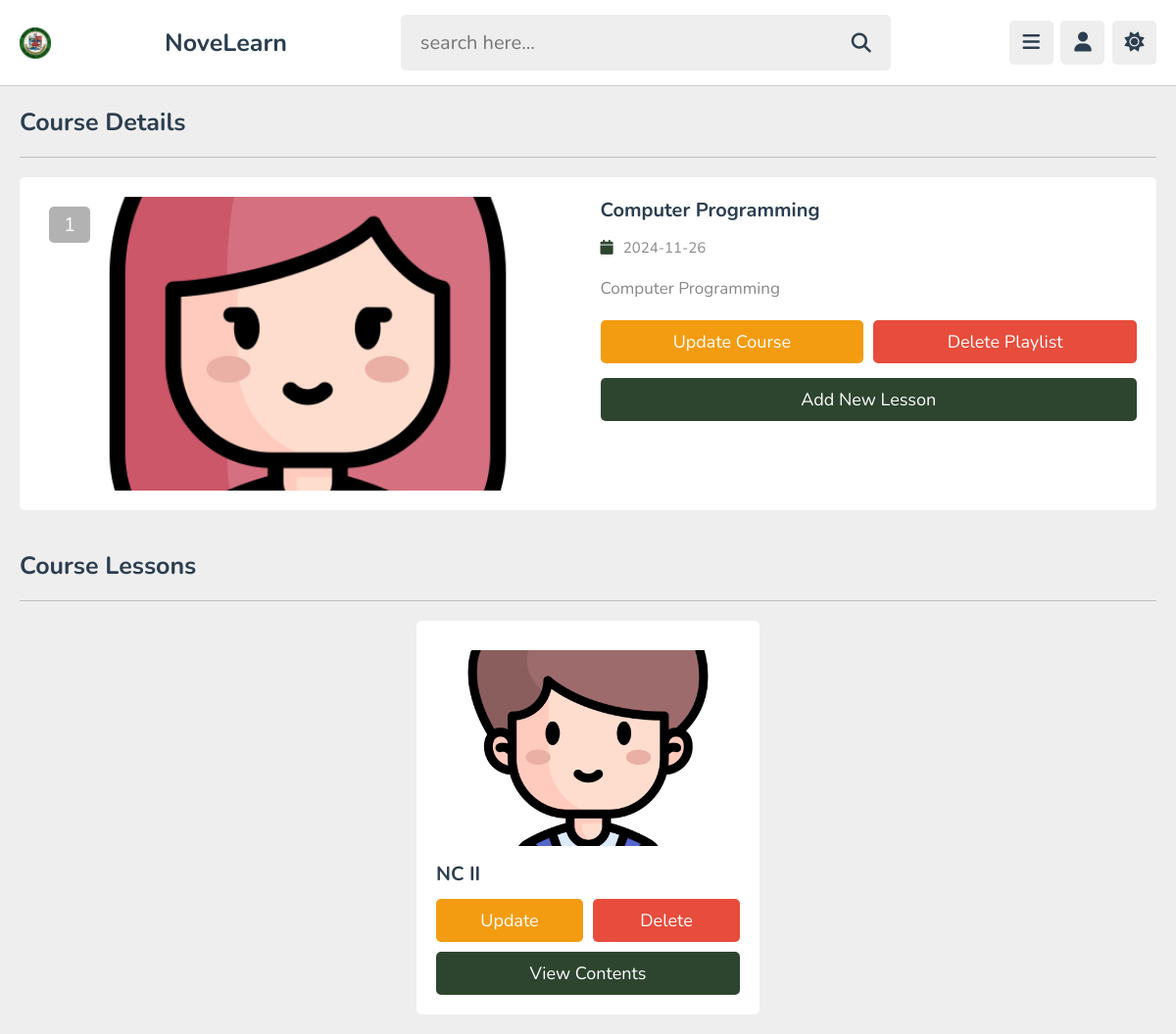
Page /teacher/view_playlist.php?get_id=BeqyEx4N9xwvfGUXUoer (signed in) on the committed database.
### tables this page shows
CREATE TABLE `playlist` (
  `id` varchar(20) NOT NULL,
  `course_id` varchar(20) NOT NULL,
  `tutor_id` varchar(20) NOT NULL,
  `title` varchar(100) NOT NULL,
  `description` varchar(1000) NOT NULL,
  `thumb` varchar(100) NOT NULL,
  `date` date NOT NULL DEFAULT current_timestamp(),
  `status` varchar(20) NOT NULL DEFAULT 'deactive'
);

CREATE TABLE `content` (
  `id` varchar(20) NOT NULL,
  `tutor_id` varchar(20) NOT NULL,
  `playlist_id` varchar(20) NOT NULL,
  `lesson_id` varchar(20) NOT NULL,
  `lesson_number` int(10) NOT NULL,
  `title` varchar(100) NOT NULL,
  `description` varchar(1000) NOT NULL,
  `thumb` varchar(100) NOT NULL,
  `pdf` varchar(100) NOT NULL,
  `activity` varchar(100) NOT NULL,
  `date` date NOT NULL DEFAULT current_timestamp()
);

### teacher/view_playlist.php (the view, shortened to what this page needs)
<?php
include '../components/connect.php';
if(isset($_COOKIE['tutor_id'])){
   $tutor_id = $_COOKIE['tutor_id'];
}else{
   $tutor_id = '';
   header('location:login.php');
}
if(isset($_GET['get_id'])){
   $get_id = $_GET['get_id'];
}else{
   $get_id = '';
   header('location:playlist.php');
}
$playlist_id = $get_id;
?>
<!DOCTYPE html>
<html lang="en">
<head>
   <link rel="stylesheet" href="https://cdnjs.cloudflare.com/ajax/libs/font-awesome/6.2.0/css/all.min.css">
   <link rel="stylesheet" href="../css/admin_style.css">
</head>
<body>
<?php include '../components/admin_header.php'; ?>
<section class="playlist-details">
   <h1 class="heading">Course Details</h1>
   <?php
      $select_playlist = $conn->prepare("SELECT * FROM `playlist` WHERE id = ? AND tutor_id = ?");
      $select_playlist->execute([$get_id, $tutor_id]);
      if($select_playlist->rowCount() > 0){
         while($fetch_playlist = $select_playlist->fetch(PDO::FETCH_ASSOC)){
            $playlist_id = $fetch_playlist['id'];
            $count_videos = $conn->prepare("SELECT * FROM `content` WHERE playlist_id = ?");
            $count_videos->execute([$playlist_id]);
            $total_videos = $count_videos->rowCount();
   ?>
   <div class="row">
      <div class="thumb">
         <span><?= $total_videos; ?></span>
         <img src="../uploaded_files/<?= $fetch_playlist['thumb']; ?>" alt="">
      </div>
      <div class="details">
         <h3 class="title"><?= $fetch_playlist['title']; ?></h3>
         <div class="date"><i class="fas fa-calendar"></i><span><?= $fetch_playlist['date']; ?></span></div>
         <div class="description"><?= $fetch_playlist['description']; ?></div>
         <form action="" method="post" class="flex-btn">
            <a href="update_playlist.php?get_id=<?= $playlist_id; ?>" class="option-btn">update course</a>
            <input type="submit" value="delete playlist" class="delete-btn" onclick="return confirm('delete this playlist?');" name="delete">
         </form>
         <a href="add_content.php?get_id=<?= $playlist_id; ?>" class="btn" style="margin-top: 1.5rem;">add new lesson</a>
      </div>
   </div>
   <?php
         }
      }else{
         echo '<p class="empty">no course found!</p>';
      }
   ?>
</section>
<section class="contents">
   <h1 class="heading">course lessons</h1>
   <div class="box-container">
   <?php
      $select_videos = $conn->prepare("SELECT * FROM `content` WHERE tutor_id = ? AND playlist_id = ?");
      $select_videos->execute([$tutor_id, $playlist_id]);
      if($select_videos->rowCount() > 0){
         while($fecth_videos = $select_videos->fetch(PDO::FETCH_ASSOC)){
            $video_id = $fecth_videos['id'];
   ?>
      <div class="box">
         <img src="../uploaded_files/<?= $fecth_videos['thumb']; ?>" class="thumb" alt="">
         <h3 class="title"><?= $fecth_videos['title']; ?></h3>
         <form action="" method="post" class="flex-btn">
            <a href="update_content.php?get_id=<?= $video_id; ?>" class="option-btn">update</a>
            <input type="submit" value="delete" class="delete-btn" onclick="return confirm('delete this video?');" name="delete_video">
         </form>
         <a href="view_content.php?get_id=<?= $video_id; ?>" class="btn">view contents</a>
      </div>
   <?php
         }
      }else{
         echo '<p class="empty">no videos added yet!</p>';
      }
   ?>
   </div>
</section>
</body>
</html>

### css/admin_style.css (style rules this page uses)
:root { --main-color:#2D452F; --red:#e74c3c; --oragen:#f39c12; --white:#fff; --black:#2c3e50; --light-color:#888; --light-bg:#eee; --border:.1rem solid rgba(0,0,0,.2); }
* { font-family: 'Nunito', sans-serif; margin: 0; padding: 0; box-sizing: border-box; outline: none; border: none; text-decoration: none; }
html { font-size: 62.5%; overflow-x: hidden; }
body { background-color: var(--light-bg); padding-left: 30rem; }
section { padding:2rem; max-width: 1200px; margin: 0 auto; }
.btn, .option-btn, .delete-btn, .inline-btn, .inline-option-btn, .inline-delete-btn { border-radius: .5rem; padding: 1rem 3rem; font-size: 1.8rem; color: #fff; margin-top: 1rem; text-transform: capitalize; cursor: pointer; text-align: center; }
.btn, .option-btn, .delete-btn { display: block; width: 100%; }
.btn, .inline-btn { background-color: var(--main-color); }
.option-btn, .inline-option-btn { background-color: var(--oragen); }
.delete-btn, .inline-delete-btn { background-color: var(--red); }
.flex-btn { display:flex; gap: 1rem; }
.heading { padding-bottom: 1.8rem; border-bottom: var(--border); font-size: 2.5rem; color: var(--black); text-transform: capitalize; margin-bottom: 2rem; }
.title { font-size: 30px; }
.playlist-details .row { display: flex; gap: 2.5rem; flex-wrap: wrap; align-items: flex-start; background-color: var(--white); border-radius: .5rem; padding: 2rem; }
.playlist-details .row .thumb { flex: 1 1 40rem; height: 30rem; position: relative; }
.playlist-details .row .thumb img { height: 100%; width: 100%; border-radius: .5rem; object-fit: cover; }
.playlist-details .row .thumb span { background-color: rgba(0,0,0,.3); color: #fff; border-radius: .5rem; position: absolute; top: 1rem; left: 1rem; padding: .5rem 1.5rem; font-size: 2rem; }
.playlist-details .row .details { flex: 1 1 40rem; }
.playlist-details .row .details .date { font-size: 1.5rem; margin: 1rem 0; }
.playlist-details .row .details .date i { color: var(--main-color); margin-right: 1rem; }
.playlist-details .row .details .date span { color: var(--light-color); }
.playlist-details .row .details .title { font-size: 2rem; color: var(--black); padding-bottom: .5rem; }
.playlist-details .row .details .description { padding: .5rem 0; font-size: 1.7rem; color: var(--light-color); line-height: 2; white-space: pre-line; }
.contents .box-container { display: grid; grid-template-columns: repeat(auto-fit, 35rem); align-items: flex-start; justify-content: center; gap: 1.5rem; }
.contents .box-container .box { border-radius: .5rem; background-color: var(--white); padding: 2rem; overflow-x: hidden; }
.contents .box-container .box .thumb { height: 20rem; width: 100%; border-radius: .5rem; object-fit: cover; margin: 1rem 0; }
.contents .box-container .box .title { font-size: 2rem; color: var(--black); line-height: 1.5; text-overflow: ellipsis; overflow-x: hidden; }
@media (max-width:1200px) { body { padding-left: 0; } }

### rows in the picture
playlist: total_videos "1", thumb (picture), title "Computer Programming", date "2024-11-26", description "Computer Programming"
content: thumb (picture), title "NC II"
